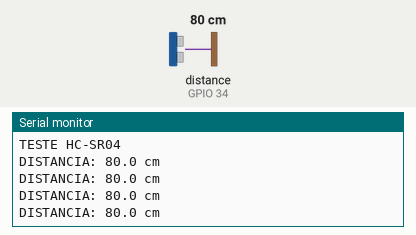
Recording of a program running on a simulated ESP32. Shown: the last lines printed to the serial monitor. Wiring (inferred from the names in the program): ultrasonic range finder: trigger GPIO 5; echo GPIO 34. The test bench sets the inputs (shaded band); at power-on: distance to the obstacle (sensor on GPIO 34) 80 cm. The echo pulse lasts 58.3 µs per cm.

Above: at 2.2 s.
2.3 s: distance to the obstacle (sensor on GPIO 34) set to 2 cm
At 2.73 s:
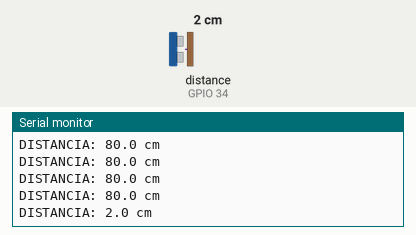
3.8 s: distance to the obstacle (sensor on GPIO 34) set to 4 cm
At 3.94 s:
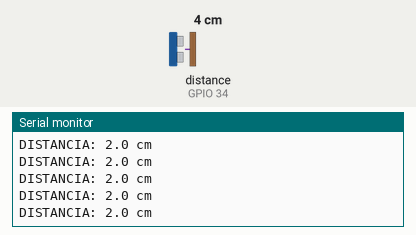
Timing chart, 0 to 6.8 s (numbered marks = the images above; inputs shaded):
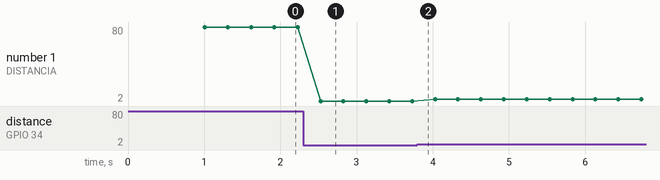

Measured:
- after the input at 2.3 s, the serial monitor: prints a new line after 0.23 s (image 1)
- plotted number 1: 80 → 2 after the input at 2.3 s

The program:

main.cpp
```cpp
#include <Arduino.h>

#define TRIG 5
#define ECHO 34

void setup() {
  Serial.begin(115200);
  pinMode(TRIG, OUTPUT);
  pinMode(ECHO, INPUT);
  digitalWrite(TRIG, LOW);
  delay(1000);
  Serial.println("TESTE HC-SR04");
}

void loop() {
  digitalWrite(TRIG, LOW);
  delayMicroseconds(5);
  digitalWrite(TRIG, HIGH);
  delayMicroseconds(10);
  digitalWrite(TRIG, LOW);

  unsigned long tempo = pulseIn(ECHO, HIGH, 30000UL);

  if (tempo == 0) {
    Serial.println("TIMEOUT");
  } else {
    Serial.printf("DISTANCIA: %.1f cm\n", tempo * 0.0343f / 2.0f);
  }

  delay(300);
}
```
